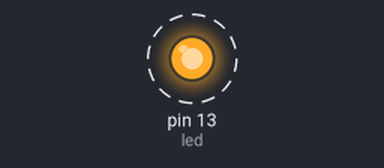
Bench run of a sketch on a simulated Arduino Uno, built with avr-gcc and run on an emulated ATmega328P. Parts: output pins drawn as LEDs (lit = HIGH). Dashed ring = blinking.

Above: at 0.15 s.
Timing chart, 0 to 3.0 s (numbered marks = the images above):
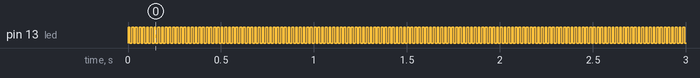

Measured:
- by itself, pin 13 (led): alternates HIGH for 0.01 s and LOW for 0.01 s

The sketch:

Persistence_of_Vision.ino
```cpp
/*
 * blink an led so fast it appears to always be on
 *
 * A delayTime of 10 or 11 will work good.
 */


int led = 13;
int delayTime = 10;

void setup() {
  pinMode(led, OUTPUT);

}

void loop() {
  digitalWrite(led, HIGH);
  delay(delayTime);
  digitalWrite(led, LOW);
  delay(delayTime);
}
```
